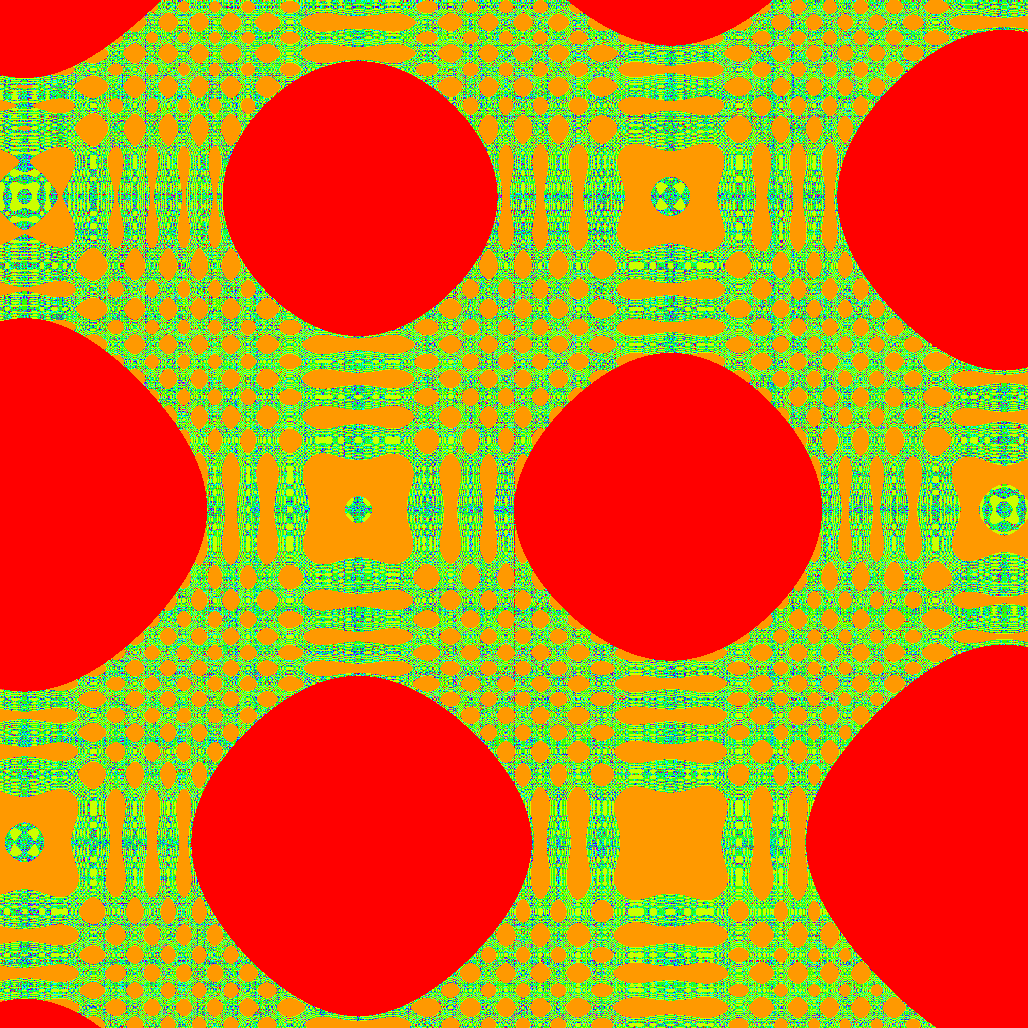
Frame 1 (no input)
Frame 60 (the mouse pressed at the canvas centre just before this capture): identical to frame 1, image omitted
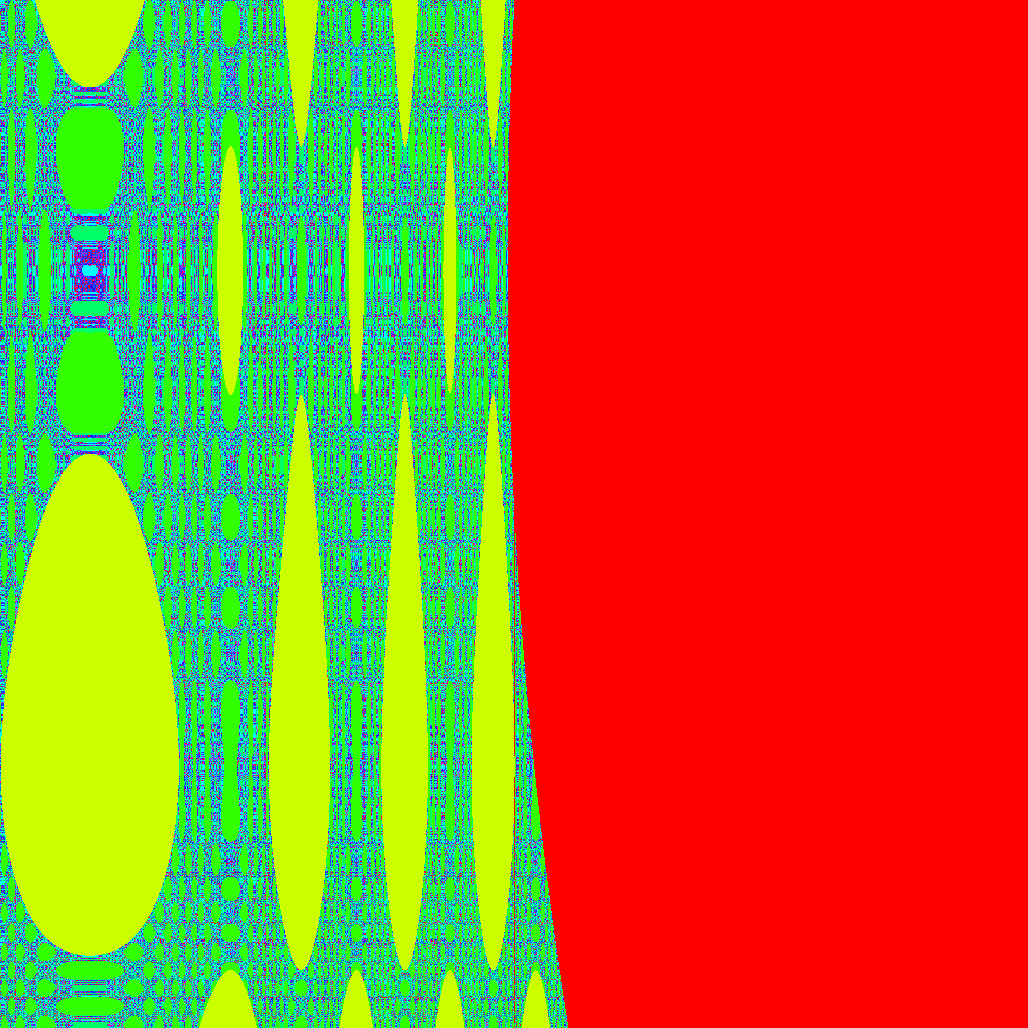
Frame 120 (the mouse held since frame 60 and released just before this capture)

The Processing sketch that drew these frames (run headless with seeded random() and noise(); from frame 60 on, the mouse is pressed at the canvas centre):

// Processing sketch: oddplot3sinCos
// ── oddplot3sinCos.pde
 // pixel array is so much faster
 // I hope the comments help me remember the neet way to change colors
int iter;
float maxx, minx;
float maxy, miny;
float zoom = 0.1;
// color 100 will be set to black so the biggest iter value possible  is 99
float clrMod = 10;
// but it looks wild with smaller number like 20 or 8
// 50 is a nice comprimise
void setup() {
  size(1028, 1028);
  //fullScreen();
  colorMode(HSB, clrMod);
  maxx =5;
  minx=-5;
  maxy=5;
  miny=-5;
}


void draw() {
  loadPixels();
  showmandel();
  updatePixels();
  //noLoop();
}

void mousePressed() {
  float x = map(mouseX, 0, width, minx, maxx);  // set the x on complex plane
  float y = map(mouseY, 0, height, miny, maxy); // s
  // center and zoom those coordinates
  maxx = x+zoom;
  minx = x-zoom;
  maxy = y+zoom;
  miny = y-zoom;

  zoom/=2;
  if (zoom<0.00001) {
    zoom=1;
    maxx =5;
    minx=-5;
    maxy=5;
    miny=-5;
  }
}

void mouseDragged() {
  // changes the colorMod which effects how many colors out of total are used

  clrMod+= 0.1;
  // if you want to change the absolute number of colors you chan then
  // set
  //colorMode(HSB,clrMod); //and then it will just use absolute number

  if (clrMod > 64) {
    clrMod = 1;
  }
}

void keyPressed() {
  if ( key == 'h') {
  }
}

void showmandel() {
  //background(0);
  for (int y = 0; y <height; y++) {
    for (int x =0; x <width; x++) {
      // map the plottng x and y to the calculatin a and b (imag)
      float a = map(x, 0, width, minx, maxx);  // set the x on complex plane
      float b = map(y, 0, height, miny, maxy); //  yset y on  the complex plane
      float ca =a;
      float cb =b;
      // iterate 100 times to see if unbounded
      //println(a,b);
      iter =0;
      while (iter < 10) {
        // iterate this equation z^2 +c
        // z^2 == (a+bi)^2 == a^2-b^2 + 2*a*b
        float aa =sin(a)*20-ca;
        float bb = cos(b)*20-cb;

        a = aa; 
        b = bb;

        if (abs(a+b)>20) {
          // I cound break out at 2 as it is proved for the mandelbrot any
          // orbit greater than 2 goes to infinity
          // but it lools better when the points have bigger iter numbers
          // which affects the color
          break;
        }
        iter++;
      }
      //println(iter);
      if (iter == 100) {
        pixels[x+y*width] =color(0, 0, 0);
      } else {
        pixels[x+y*width] = color(iter%clrMod, 100, 100);
      }
    }
  }
}
